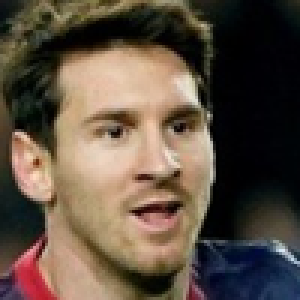
#> input picture Face_Image/train/messy/123.png, 100 x 100 px (shown 3 times larger); its folder holds only this picture in this run
$ python convert.py   (older library calls are emulated)
#> lines starting #> are read from the running program, lines starting #| are printed output that depends on the picture
import PIL
from PIL import Image
import numpy as np
import os
import matplotlib.pyplot as plt

# data directory
input = os.getcwd() + "/Face_Image/train"
output = os.getcwd() + "/data/train_data.bin"
imageSize = 64
imageDepth = 3
debugEncodedImage = False

# show given image on the window for debug
def showImage(r, g, b):
    temp = []
    for i in range(len(r)):
        temp.append(r[i])
        temp.append(g[i])
        temp.append(b[i])
    show = np.array(temp).reshape(imageSize, imageSize, imageDepth)
    plt.imshow(show, interpolation='nearest')
    plt.show()

# convert to binary bitmap given image and write to law output file
def writeBinaray(outputFile, imagePath, label):

#> called with imagePath = 'Face_Image/train/messy/123.png', label = 0
    img = Image.open(imagePath)
#> img is the input picture: PIL image 100x100 RGB; mean R, G, B 94, 79.5, 66
    img = img.resize((imageSize, imageSize), PIL.Image.ANTIALIAS)
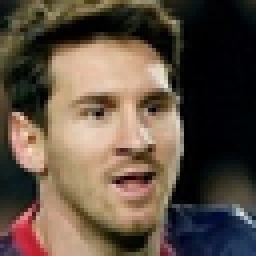
#> img: PIL image 64x64 RGB (shown 4 times larger); mean R, G, B 94.1, 79.6, 66.1
    img = (np.array(img))

    r = img[:,:,0].flatten()
#> r = 4096 values, max 255 at index 2375, min 0 at index 55, mean 94.06
    g = img[:,:,1].flatten()
#> g = 4096 values, max 230 at index 1385, min 0 at index 54, mean 79.56
    b = img[:,:,2].flatten()
#> b = 4096 values, max 233 at index 3452, min 0 at index 277, mean 66.05
    label = [label]

    out = np.array(list(label) + list(r) + list(g) + list(b), np.uint8)
#> out = 12289 values, max 255 at index 2376, min 0 at index 0, mean 79.89
    outputFile.write(out.tobytes())

    # if you want to show the encoded image. set up 'debugEncodedImage' flag
    if debugEncodedImage:
        showImage(r, g, b)

subDirs = os.listdir(input)
numberOfClasses = len(input)

try:
    os.remove(output)
except OSError:
    pass

outputFile = open(output, "ab")
label = -1
totalImageCount = 0
labelMap = []

for subDir in subDirs:
    subDirPath = os.path.join(input, subDir)

    # filter not directory
    if not os.path.isdir(subDirPath):
        continue

    imageFileList = os.listdir(subDirPath)
    label += 1

    print("writing %3d images, %s" % (len(imageFileList), subDirPath))
    totalImageCount += len(imageFileList)
    labelMap.append([label, subDir])

    for imageFile in imageFileList:
        imagePath = os.path.join(subDirPath, imageFile)
        writeBinaray(outputFile, imagePath, label)
#> pass 2 of the loop `for subDir in subDirs:`:
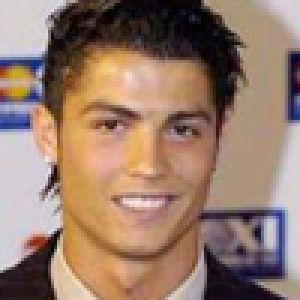
#> input picture Face_Image/train/ro/100.png, 100 x 100 px (shown 3 times larger)
#> in writeBinaray, img is the input picture: PIL image 100x100 RGB; mean R, G, B 151.4, 123.6, 107.5
#> in writeBinaray (call 2), `img = img.resize((imageSize, imageSize), PIL.Image.ANTIALIAS)`:
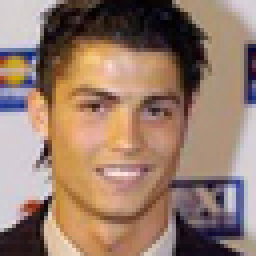
#> img: PIL image 64x64 RGB (shown 4 times larger); mean R, G, B 151.4, 123.6, 107.5
#> r = 4096 values, max 255 at index 2780, min 1 at index 295, mean 151.4
#> g = 4096 values, max 226 at index 2781, min 0 at index 35, mean 123.6
#> b = 4096 values, max 231 at index 648, min 0 at index 36, mean 107.5
#> out = 12289 values, max 255 at index 2781, min 0 at index 4132, mean 127.5


outputFile.close()
print("Total image count: ", totalImageCount)
print("Succeed, Generate the Binary file")
print("You can find the binary file : ", output)
print("Label MAP: ", labelMap)
